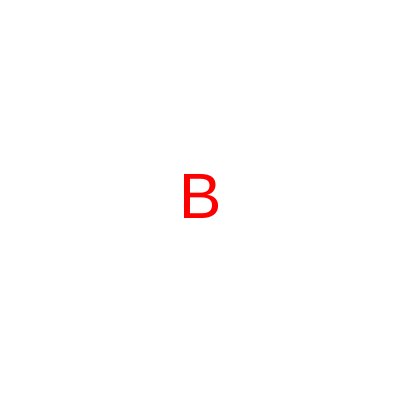
Frame 1 (no input)
Frame 60 (no input): identical to frame 1, image omitted
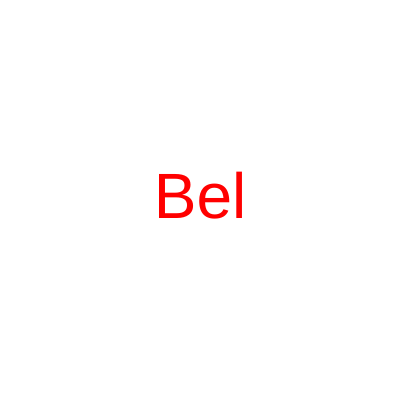
Frame 120 (the mouse pressed at the canvas centre since frame 60)

The p5.js sketch that drew these frames (run headless with seeded random() and noise() and a simulated clock; from frame 60 on, the mouse is pressed at the canvas centre):

// p5.js sketch
// ── sketch.js
function setup() {
    createCanvas(400, 400);
  }
  
  
  
  
  function draw() {
    background("white");
    fill("red");
    textSize(64);
    textAlign(CENTER, CENTER);
    let maximo = width;
    let minimo = 0;
    let palavra = "Beleza";
    let quantidade = map(mouseX, 0, width, 1, palavra.length);
    let parcial = palavra.substring(0, quantidade);
    text(parcial, 200, 200);
    
    
    /* if (mouseX < 50){
      let palavra = "B";
      text(palavra, 200, 200);
    } else if(mouseX < 100){
      let palavra = "Be";
      text(palavra, 200, 200);
    } else if(mouseX < 150){
      let palavra = "Bel";
      text(palavra, 200, 200);
    } else if(mouseX < 200){
      let palavra = "Bele";
      text(palavra, 200, 200);
    } else if(mouseX < 250){
      let palavra = "Belez";
      text(palavra, 200, 200);
    } else if(mouseX < 300){
      let palavra = "Beleza";
      text(palavra, 200, 200);
    } */
  }
